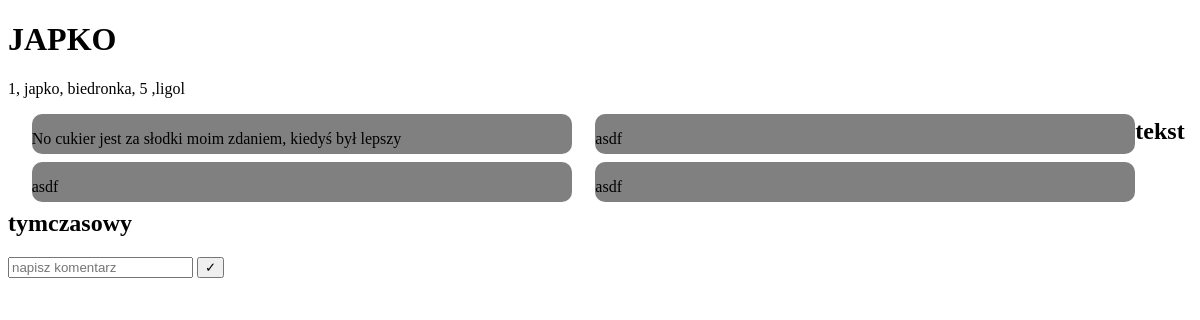
Page /japko on the committed database.
### main.py (models this page shows, shortened)
class Product(db.Model):
    id = db.Column(db.Integer, primary_key=True)
    name = db.Column(db.String(100))
    shop_name = db.Column(db.String(SHOP_NAME_LENGTH_MAX))
    price = db.Column(db.Integer)####shoud be REAL!!!!
    mark  = db.Column(db.String(100))

class Comments(db.Model):
    id = db.Column(db.Integer, primary_key=True)
    user_id = db.Column(db.Integer)
    content = db.Column(db.String(EMAIL_LENGTH_MAX))
    how_many_reports = db.Column(db.Integer)
    product_id = db.Column(db.Integer)
    state=db.Column(db.Integer)
    date_of_deletion= db.Column(db.Date)

### main.py (the view)
@app.route('/japko', methods = ['GET','POST'])
def japko():
    records=[]
    J = Product.query.filter(Product.id==1).first()
    records.append(J)
    comss=[]
    coms=Comments.query.filter(Comments.product_id==J.id)
    for i in coms:
        comss.append(i)
    records.append(comss)
    return render_template('japko.html',records=records)

### templates/japko.html (shortened to what this page needs)
<!DOCTYPE html>
<html lang="en">
<head>
</head>
<body>
    <h1>JAPKO</h1>
    <p>{{records[0].id}}, {{records[0].name}}, {{records[0].shop_name}}, {{records[0].price}} ,{{records[0].mark}}</p>
    {% for record in records[1] %}
    <div class="ramka4form">
        <p>{{record.content}}</p>
    </div>
    {% endfor %}
    <h2>tekst tymczasowy</h2>
    <form action="/add_comment_japko" method="post">
        <input type="text" placeholder="napisz komentarz" name="komentarz">
        <input class="save" type="submit" value="&#10003;">
    </form>
</body>
</html>

### templates/japko.html (style rules this page uses)
.ramka4form,.ramka5form { float: left; z-index: 3; height: 5vh; width: 45vw; background: gray; position: relative; border-radius: 10px; margin-bottom: 1vh; overflow: hidden; margin-left: 2%; }

### rows in the picture
Product: id "1", name "japko", shop_name "biedronka", price "5", mark "ligol"
Comments: content "No cukier jest za słodki moim zdaniem, kiedyś był lepszy"
Comments: content "asdf"
Comments: content "asdf"
Comments: content "asdf"
